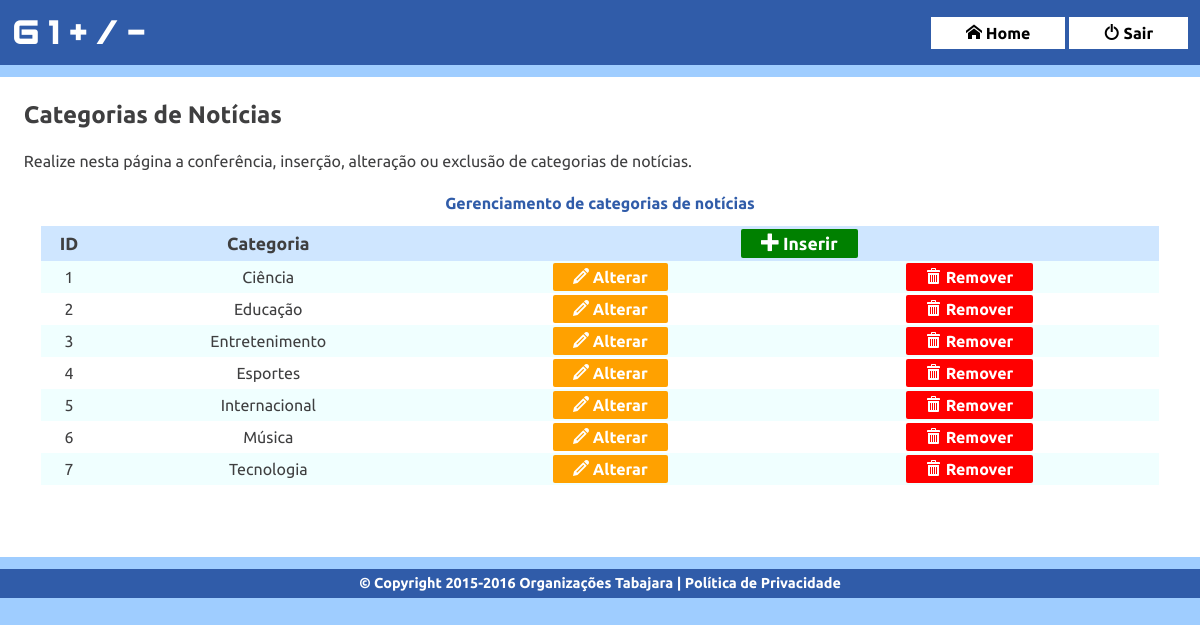
Screenshot of /admin/categorias.php (signed in) with the database file from the repository.
### tables this page shows
CREATE TABLE IF NOT EXISTS `categorias` (
  `id` smallint(6) NOT NULL,
  `categoria` varchar(30) NOT NULL
);

### inc/logica-categorias.php (called while the page is built, shortened)
<?php
function listaCategorias($conexao){
	$categorias = array();
	$query = "SELECT id, categoria FROM categorias ORDER BY categoria";
	$resultado = mysqli_query($conexao, $query) or die(mysqli_error($conexao));
	while( $categoria = mysqli_fetch_assoc($resultado) ){
		array_push($categorias, $categoria);
	}
	return $categorias;
}

### admin/categorias.php (the view, shortened to what this page needs)
<?php
require_once "../inc/admin-cabecalho.php";
?>
<main>
    <h2>Categorias de Notícias</h2>
    <p>Realize nesta página a conferência, inserção, alteração ou exclusão de categorias de notícias.</p>
    <div id="tabela-responsiva">
    <table>
        <caption>Gerenciamento de categorias de notícias</caption>
        <tr>
            <th>ID</th>
            <th>Categoria</th>
            <th colspan="2"><a href="categoria-insere.php">
            <span class="icon-plus"></span>
            Inserir</a></th>
        </tr>
<?php
require_once("../inc/logica-categorias.php");
$categorias = listaCategorias($conexao);
foreach($categorias as $categoria):
?>
        <tr>
            <td><?=$categoria['id'];?></td>
            <td><?=$categoria['categoria'];?></td>
            <td><a href="categoria-altera.php?id=<?=$categoria['id'];?>">
            <span class="icon-pencil"></span>
            Alterar</a></td>
            <td>
            <a href="#" class="remover" data-href="categoria-remove.php?id="
            data-id="<?=$categoria['id'];?>">
            <span class="icon-bin"></span>
            Remover</a>
            </td>
        </tr>
<?php
endforeach;
?>
    </table>
    </div>
</main>
<?php
require_once "../inc/admin-rodape.php";
?>

### css/estilos-admin.css (style rules this page uses)
*, *::before, *::after { -moz-box-sizing: border-box; -webkit-box-sizing: border-box; box-sizing: border-box; }
body { background-color: #9fcdff; font-family: "Ubuntu", sans-serif; color: #3f3f40; }
h1, h2, h3, h4, p { margin: 0; padding: 0; }
#topo div, main { width: 100%; max-width: 1200px; margin: auto; }
main { display: block; margin: 1% auto; background-color: white; min-height: 30em; padding: 1%; }
main h2, main p { padding: 1%; }
#tabela-responsiva { width: 100%; overflow-y: hidden; }
table { margin: 1% auto; width: 95%; text-align: center; }
caption { font-weight: bold; color: #305ca9; height: 2em; }
th { text-align: center; background-color: rgba(159, 205, 255, .5); font-size: 1.1em; }
th, tr { height: 2em; }
tr:nth-child(even) { background-color: azure; }
table a, table a:focus { text-decoration: none; color: white; padding: 5px 20px; border-radius: 2px; font-weight: bold; }
th a { background-color: green; }
td:nth-last-child(2) a { background-color: #ffa100; }
td:last-child a { background-color: red; }

### css/icomoon/style.css (style rules this page uses)
[class^="icon-"], [class*=" icon-"] { font-family: 'icomoon' !important; speak: none; font-style: normal; font-weight: normal; font-variant: normal; text-transform: none; line-height: 1; -webkit-font-smoothing: antialiased; -moz-osx-font-smoothing: grayscale; }
.icon-pencil:before { content: "\e901"; }
.icon-bin:before { content: "\e90f"; }
.icon-plus:before { content: "\e904"; }

### rows the page displays
categorias: id "1", categoria "Ciência"
categorias: id "2", categoria "Educação"
categorias: id "3", categoria "Entretenimento"
categorias: id "4", categoria "Esportes"
categorias: id "5", categoria "Internacional"
categorias: id "6", categoria "Música"
categorias: id "7", categoria "Tecnologia"
